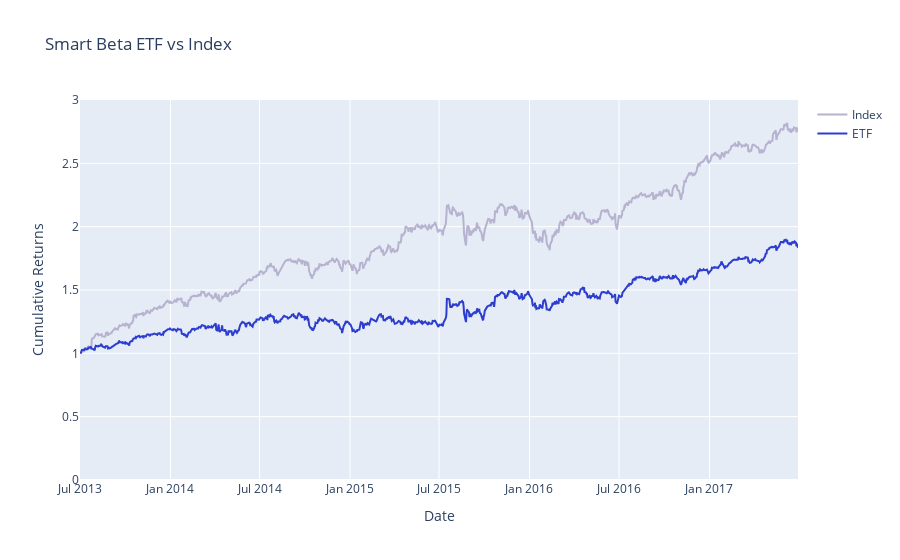

Notebook cell for this chart:
### Markdown cell above
### View Data
Let's generate the ETF and index cumulative returns using `calculate_cumulative_returns` and compare the two.

### Code cell
index_weighted_cumulative_returns = calculate_cumulative_returns(index_weighted_returns)
etf_weighted_cumulative_returns = calculate_cumulative_returns(etf_weighted_returns)
project_helper.plot_benchmark_returns(index_weighted_cumulative_returns, etf_weighted_cumulative_returns, 'Smart Beta ETF vs Index')

### Figure 1 — Plotly figure (JSON) as saved in the notebook; plotly's stock layout.template omitted (floating-point values rounded to 4 significant figures; data arrays with more than 128 entries replaced by an {"elided": "..."} marker saying what was removed)
{"data": [{"line": {"color": "#B6B2CF"}, "name": "Index", "type": "scatter", "x": {"elided": "1009 str values"}, "y": {"elided": "1009 float values"}}, {"line": {"color": "#2D3ECF"}, "name": "ETF", "type": "scatter", "x": {"elided": "1009 str values"}, "y": {"elided": "1009 float values"}}], "layout": {"title": {"text": "Smart Beta ETF vs Index"}, "xaxis": {"title": {"text": "Date"}}, "yaxis": {"range": [0, 3], "title": {"text": "Cumulative Returns"}}}}
